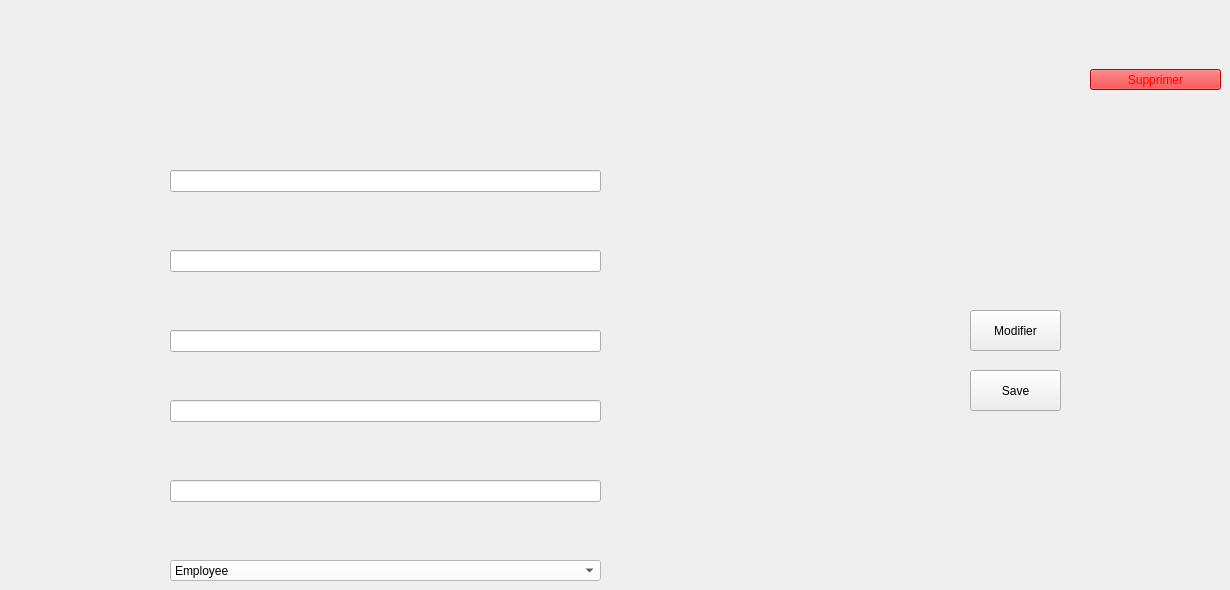
      <widget class="QWidget" name="page_4">
       <widget class="QPushButton" name="supp_u">
        <property name="geometry">
         <rect>
          <x>1090</x>
          <y>69</y>
          <width>131</width>
          <height>21</height>
         </rect>
        </property>
        <property name="styleSheet">
         <string notr="true">color: rgb(255, 0, 0);
background-color: rgb(255, 0, 0);

</string>
        </property>
        <property name="text">
         <string>Supprimer</string>
        </property>
       </widget>
       <widget class="QLineEdit" name="num_u">
        <property name="geometry">
         <rect>
          <x>170</x>
          <y>330</y>
          <width>431</width>
          <height>22</height>
         </rect>
        </property>
       </widget>
       <widget class="QLineEdit" name="prenom_u">
        <property name="geometry">
         <rect>
          <x>170</x>
          <y>250</y>
          <width>431</width>
          <height>22</height>
         </rect>
        </property>
       </widget>
       <widget class="QLineEdit" name="mot_u">
        <property name="geometry">
         <rect>
          <x>170</x>
          <y>400</y>
          <width>431</width>
          <height>22</height>
         </rect>
        </property>
       </widget>
       <widget class="QPushButton" name="save_u">
        <property name="geometry">
         <rect>
          <x>970</x>
          <y>370</y>
          <width>91</width>
          <height>41</height>
         </rect>
        </property>
        <property name="text">
         <string>Save</string>
        </property>
       </widget>
       <widget class="QLineEdit" name="nom_u">
        <property name="geometry">
         <rect>
          <x>170</x>
          <y>170</y>
          <width>431</width>
          <height>22</height>
         </rect>
        </property>
       </widget>
       <widget class="QComboBox" name="role_u">
        <property name="geometry">
         <rect>
          <x>170</x>
          <y>560</y>
          <width>431</width>
          <height>21</height>
         </rect>
        </property>
        <property name="styleSheet">
         <string notr="true">background-color: rgb(255, 255, 255);</string>
        </property>
        <item>
         <property name="text">
          <string>Employee</string>
         </property>
        </item>
       </widget>
       <widget class="QPushButton" name="modif_u">
        <property name="geometry">
         <rect>
          <x>970</x>
          <y>310</y>
          <width>91</width>
          <height>41</height>
         </rect>
        </property>
        <property name="text">
         <string>Modifier</string>
        </property>
       </widget>
       <widget class="QLineEdit" name="mail_u">
        <property name="geometry">
         <rect>
          <x>170</x>
          <y>480</y>
          <width>431</width>
          <height>22</height>
         </rect>
        </property>
       </widget>
       <widget class="QPushButton" name="retour_u">
        <property name="geometry">
         <rect>
          <x>1120</x>
          <y>-100</y>
          <width>75</width>
          <height>24</height>
         </rect>
        </property>
        <property name="text">
         <string>Retour</string>
        </property>
       </widget>
      </widget>
